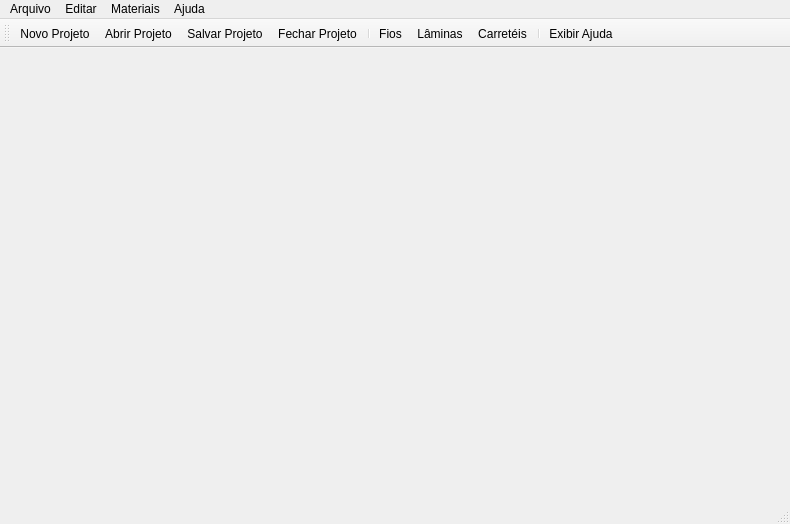
<?xml version="1.0" encoding="UTF-8"?>
<ui version="4.0">
 <class>MainWindow</class>
 <widget class="QMainWindow" name="MainWindow">
  <property name="geometry">
   <rect>
    <x>0</x>
    <y>0</y>
    <width>790</width>
    <height>524</height>
   </rect>
  </property>
  <property name="windowTitle">
   <string>Helena - Software de desenvolvimento de transformadores</string>
  </property>
  <property name="windowIcon">
   <iconset resource="icons/main.qrc">
    <normaloff>:/iconPower.ico</normaloff>:/iconPower.ico</iconset>
  </property>
  <widget class="QWidget" name="centralWidget"/>
  <widget class="QMenuBar" name="menuBar">
   <property name="geometry">
    <rect>
     <x>0</x>
     <y>0</y>
     <width>790</width>
     <height>21</height>
    </rect>
   </property>
   <widget class="QMenu" name="menuFile">
    <property name="title">
     <string>Arquivo</string>
    </property>
    <addaction name="action_newProject"/>
    <addaction name="action_openProject"/>
    <addaction name="action_saveProject"/>
    <addaction name="action_closeProject"/>
    <addaction name="action_exit"/>
   </widget>
   <widget class="QMenu" name="menuPreferences">
    <property name="title">
     <string>Editar</string>
    </property>
    <addaction name="action_preferences"/>
   </widget>
   <widget class="QMenu" name="menuMaterials">
    <property name="title">
     <string>Materiais</string>
    </property>
    <addaction name="action_wires"/>
    <addaction name="action_laminas"/>
    <addaction name="action_bobbins"/>
   </widget>
   <widget class="QMenu" name="menuHelp">
    <property name="title">
     <string>Ajuda</string>
    </property>
    <addaction name="action_showHelp"/>
    <addaction name="action_aboutHelena"/>
   </widget>
   <addaction name="menuFile"/>
   <addaction name="menuPreferences"/>
   <addaction name="menuMaterials"/>
   <addaction name="menuHelp"/>
  </widget>
  <widget class="QToolBar" name="mainToolBar">
   <attribute name="toolBarArea">
    <enum>TopToolBarArea</enum>
   </attribute>
   <attribute name="toolBarBreak">
    <bool>false</bool>
   </attribute>
   <addaction name="action_newProject"/>
   <addaction name="action_openProject"/>
   <addaction name="action_saveProject"/>
   <addaction name="action_closeProject"/>
   <addaction name="separator"/>
   <addaction name="action_wires"/>
   <addaction name="action_laminas"/>
   <addaction name="action_bobbins"/>
   <addaction name="separator"/>
   <addaction name="action_showHelp"/>
  </widget>
  <widget class="QStatusBar" name="statusBar"/>
  <action name="action_newProject">
   <property name="icon">
    <iconset resource="icons/main.qrc">
     <normaloff>:/iconNew.ico</normaloff>:/iconNew.ico</iconset>
   </property>
   <property name="text">
    <string>Novo Projeto</string>
   </property>
  </action>
  <action name="action_openProject">
   <property name="icon">
    <iconset resource="icons/main.qrc">
     <normaloff>:/iconDocumentOpen.ico</normaloff>:/iconDocumentOpen.ico</iconset>
   </property>
   <property name="text">
    <string>Abrir Projeto</string>
   </property>
  </action>
  <action name="action_saveProject">
   <property name="icon">
    <iconset resource="icons/main.qrc">
     <normaloff>:/iconSave.ico</normaloff>:/iconSave.ico</iconset>
   </property>
   <property name="text">
    <string>Salvar Projeto</string>
   </property>
  </action>
  <action name="action_closeProject">
   <property name="icon">
    <iconset resource="icons/main.qrc">
     <normaloff>:/iconClose.ico</normaloff>:/iconClose.ico</iconset>
   </property>
   <property name="text">
    <string>Fechar Projeto</string>
   </property>
  </action>
  <action name="action_exit">
   <property name="icon">
    <iconset resource="icons/main.qrc">
     <normaloff>:/iconExit.ico</normaloff>:/iconExit.ico</iconset>
   </property>
   <property name="text">
    <string>Sair</string>
   </property>
  </action>
  <action name="action_preferences">
   <property name="icon">
    <iconset resource="icons/main.qrc">
     <normaloff>:/iconSetting.ico</normaloff>:/iconSetting.ico</iconset>
   </property>
   <property name="text">
    <string>Preferências</string>
   </property>
  </action>
  <action name="action_wires">
   <property name="icon">
    <iconset resource="icons/main.qrc">
     <normaloff>:/iconWire.ico</normaloff>:/iconWire.ico</iconset>
   </property>
   <property name="text">
    <string>Fios</string>
   </property>
  </action>
  <action name="action_laminas">
   <property name="icon">
    <iconset resource="icons/main.qrc">
     <normaloff>:/iconLamina.ico</normaloff>:/iconLamina.ico</iconset>
   </property>
   <property name="text">
    <string>Lâminas</string>
   </property>
  </action>
  <action name="action_bobbins">
   <property name="icon">
    <iconset resource="icons/main.qrc">
     <normaloff>:/iconBobbin.ico</normaloff>:/iconBobbin.ico</iconset>
   </property>
   <property name="text">
    <string>Carretéis</string>
   </property>
  </action>
  <action name="action_showHelp">
   <property name="icon">
    <iconset resource="icons/main.qrc">
     <normaloff>:/iconHelp.ico</normaloff>:/iconHelp.ico</iconset>
   </property>
   <property name="text">
    <string>Exibir Ajuda</string>
   </property>
  </action>
  <action name="action_aboutHelena">
   <property name="icon">
    <iconset resource="icons/main.qrc">
     <normaloff>:/iconAbout.ico</normaloff>:/iconAbout.ico</iconset>
   </property>
   <property name="text">
    <string>Sobre o Helena</string>
   </property>
  </action>
 </widget>
 <layoutdefault spacing="6" margin="11"/>
 <resources>
  <include location="icons/main.qrc"/>
 </resources>
 <connections/>
</ui>
